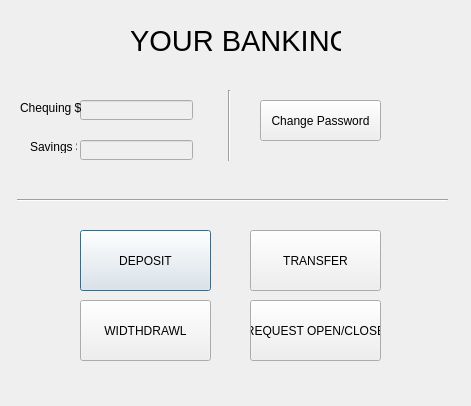
<?xml version="1.0" encoding="UTF-8"?>
<ui version="4.0">
 <class>clientView</class>
 <widget class="QDialog" name="clientView">
  <property name="geometry">
   <rect>
    <x>0</x>
    <y>0</y>
    <width>471</width>
    <height>406</height>
   </rect>
  </property>
  <property name="windowTitle">
   <string>Dialog</string>
  </property>
  <widget class="QLineEdit" name="cheq">
   <property name="enabled">
    <bool>false</bool>
   </property>
   <property name="geometry">
    <rect>
     <x>80</x>
     <y>100</y>
     <width>113</width>
     <height>20</height>
    </rect>
   </property>
  </widget>
  <widget class="QLineEdit" name="sav">
   <property name="enabled">
    <bool>false</bool>
   </property>
   <property name="geometry">
    <rect>
     <x>80</x>
     <y>140</y>
     <width>113</width>
     <height>20</height>
    </rect>
   </property>
  </widget>
  <widget class="QLabel" name="label">
   <property name="geometry">
    <rect>
     <x>20</x>
     <y>100</y>
     <width>61</width>
     <height>16</height>
    </rect>
   </property>
   <property name="text">
    <string>Chequing $</string>
   </property>
  </widget>
  <widget class="QLabel" name="label_2">
   <property name="geometry">
    <rect>
     <x>30</x>
     <y>140</y>
     <width>47</width>
     <height>13</height>
    </rect>
   </property>
   <property name="text">
    <string>Savings $</string>
   </property>
  </widget>
  <widget class="Line" name="line">
   <property name="geometry">
    <rect>
     <x>17</x>
     <y>190</y>
     <width>431</width>
     <height>20</height>
    </rect>
   </property>
   <property name="orientation">
    <enum>Qt::Horizontal</enum>
   </property>
  </widget>
  <widget class="QPushButton" name="depBtn">
   <property name="geometry">
    <rect>
     <x>80</x>
     <y>230</y>
     <width>131</width>
     <height>61</height>
    </rect>
   </property>
   <property name="text">
    <string>DEPOSIT</string>
   </property>
  </widget>
  <widget class="QPushButton" name="widthBtn">
   <property name="geometry">
    <rect>
     <x>80</x>
     <y>300</y>
     <width>131</width>
     <height>61</height>
    </rect>
   </property>
   <property name="text">
    <string>WIDTHDRAWL</string>
   </property>
  </widget>
  <widget class="Line" name="line_2">
   <property name="geometry">
    <rect>
     <x>209</x>
     <y>90</y>
     <width>41</width>
     <height>71</height>
    </rect>
   </property>
   <property name="orientation">
    <enum>Qt::Vertical</enum>
   </property>
  </widget>
  <widget class="QPushButton" name="pushButton_3">
   <property name="geometry">
    <rect>
     <x>260</x>
     <y>100</y>
     <width>121</width>
     <height>41</height>
    </rect>
   </property>
   <property name="text">
    <string>Change Password</string>
   </property>
  </widget>
  <widget class="QPushButton" name="reqBtn">
   <property name="geometry">
    <rect>
     <x>250</x>
     <y>300</y>
     <width>131</width>
     <height>61</height>
    </rect>
   </property>
   <property name="text">
    <string>REQUEST OPEN/CLOSE</string>
   </property>
  </widget>
  <widget class="QPushButton" name="transBtn">
   <property name="geometry">
    <rect>
     <x>250</x>
     <y>230</y>
     <width>131</width>
     <height>61</height>
    </rect>
   </property>
   <property name="text">
    <string>TRANSFER</string>
   </property>
  </widget>
  <widget class="QLabel" name="label_3">
   <property name="geometry">
    <rect>
     <x>130</x>
     <y>20</y>
     <width>211</width>
     <height>41</height>
    </rect>
   </property>
   <property name="font">
    <font>
     <pointsize>22</pointsize>
    </font>
   </property>
   <property name="text">
    <string>YOUR BANKING </string>
   </property>
  </widget>
 </widget>
 <resources/>
 <connections/>
</ui>
